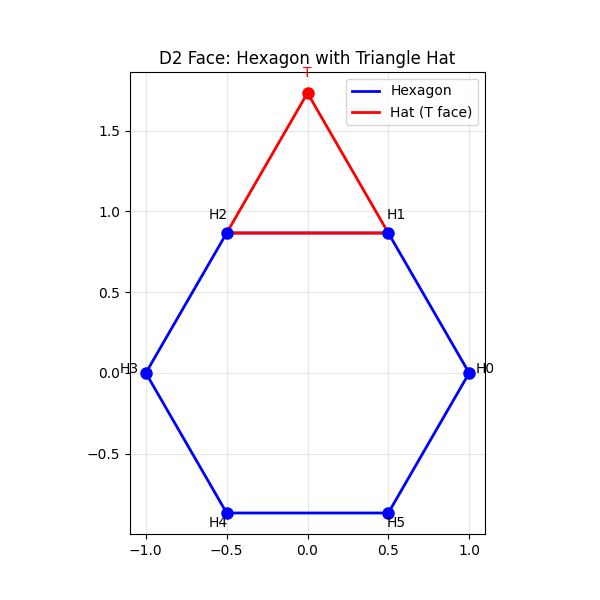

Recreate this plot in Python.
import numpy as np
import math
import matplotlib.pyplot as plt

def create_hexagon_with_hat():
    """
    Create a hexagon with a triangular hat on top.
    """
    
    # Hexagon base (6 vertices)
    hex_radius = 1.0
    hex_angles = np.linspace(0, 2*np.pi, 7)[:-1]  # 6 vertices
    
    # Rotate so flat edge is at bottom
    #hex_angles += np.pi/6  # 30 degree rotation
    
    hex_x = hex_radius * np.cos(hex_angles)
    hex_y = hex_radius * np.sin(hex_angles)
    
    # Triangle hat on top edge (between vertices 1 and 2)
    # Top edge is between indices 1 and 2
    hat_base_x = [hex_x[1], hex_x[2]]
    hat_base_y = [hex_y[1], hex_y[2]]
    
    # Hat apex - above the midpoint of top edge
    hat_apex_x = np.mean(hat_base_x)
    hat_apex_y = np.mean(hat_base_y) + hex_radius * math.sqrt(3)/2
    
    # Combine coordinates
    # Order: hex vertices (starting from top-left, going clockwise)
    # Then hat apex
    
    coords = {
        'hexagon': list(zip(hex_x, hex_y)),
        'hat_apex': (hat_apex_x, hat_apex_y),
        'hat_base_indices': (1, 2)  # Which hex vertices form hat base
    }
    
    # Print coordinates
    print("Hexagon vertices (x, y):")
    for i, (x, y) in enumerate(coords['hexagon']):
        print(f"  H{i}: ({x:6.3f}, {y:6.3f})")
    
    print(f"\nHat apex: ({coords['hat_apex'][0]:6.3f}, {coords['hat_apex'][1]:6.3f})")
    print(f"Hat connects to hexagon vertices H{coords['hat_base_indices'][0]} and H{coords['hat_base_indices'][1]}")
    
    # Visualize
    fig, ax = plt.subplots(figsize=(6, 6))
    
    # Draw hexagon
    hex_x_plot = list(hex_x) + [hex_x[0]]  # Close the shape
    hex_y_plot = list(hex_y) + [hex_y[0]]
    ax.plot(hex_x_plot, hex_y_plot, 'b-', linewidth=2, label='Hexagon')
    
    # Draw hat
    hat_x = [hex_x[1], hat_apex_x, hex_x[2], hex_x[1]]
    hat_y = [hex_y[1], hat_apex_y, hex_y[2], hex_y[1]]
    ax.plot(hat_x, hat_y, 'r-', linewidth=2, label='Hat (T face)')
    
    # Mark vertices
    ax.plot(hex_x, hex_y, 'bo', markersize=8)
    ax.plot(hat_apex_x, hat_apex_y, 'ro', markersize=8)
    
    # Labels
    for i, (x, y) in enumerate(zip(hex_x, hex_y)):
        ax.text(x*1.1, y*1.1, f'H{i}', fontsize=10, ha='center')
    ax.text(hat_apex_x, hat_apex_y+0.1, 'T', fontsize=10, ha='center', color='red')
    
    ax.set_aspect('equal')
    ax.grid(True, alpha=0.3)
    ax.set_title('D2 Face: Hexagon with Triangle Hat')
    ax.legend()
    
    plt.show()
    
    return coords

# Run it
coords = create_hexagon_with_hat()

# For 3D D2 structure, we need 6 of these faces arranged around the elongated body
print("\n" + "="*50)
print("D2 has 6 of these hexagon+hat faces")
print("Plus 2 pure triangular faces at the ends")
print("Total: 6H + 8T faces (with 2H hidden in the bond)")
